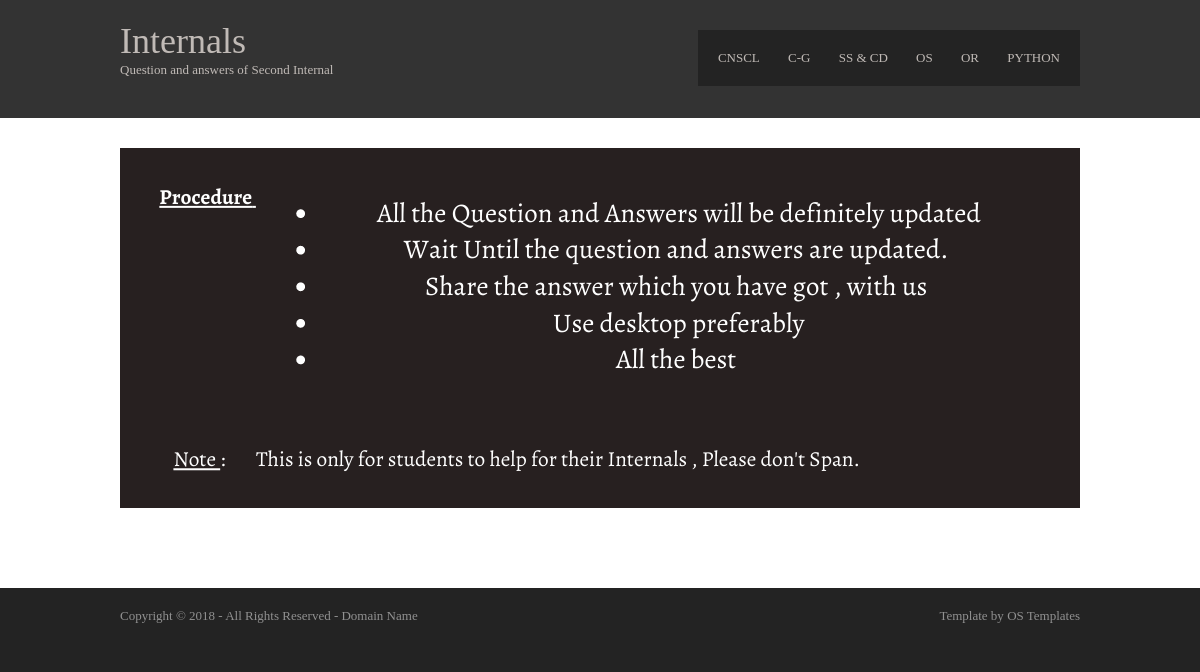
/computergraphics, run on an earlier commit of the app's database.
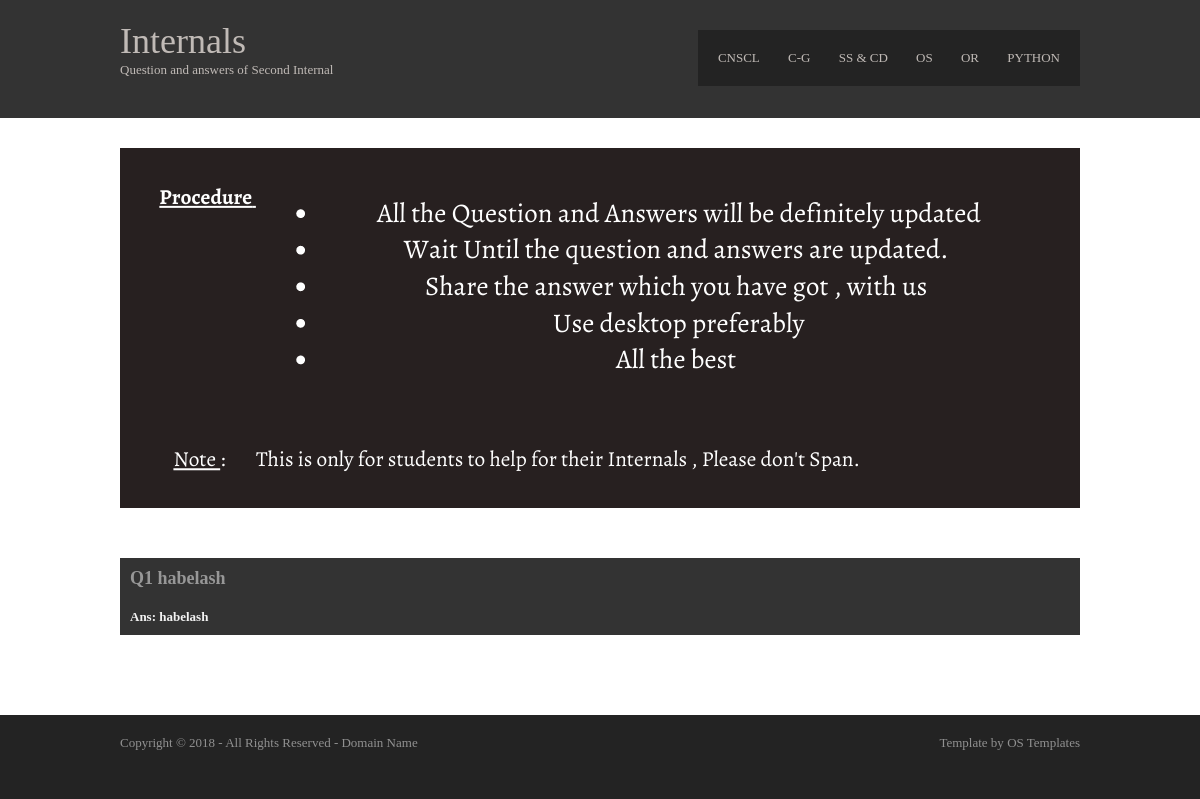
And on a later commit of the database.
### CSE_NOTES/models.py (models this page shows)
class cg(models.Model):
    qno = models.PositiveIntegerField()
    question = models.TextField()
    answer = models.TextField()

### CSE_NOTES/views.py (the view)
# urls.py: path('computergraphics', views.computergraphics, name="cg"),
def computergraphics(request):
    anss = cg.objects.all()
    return render(request, "index.html", {'anss': anss})

### templates/index.html (shortened to what this page needs)
{%  load static %}
<!DOCTYPE html>
<html lang="en" dir="ltr">
<head>
<link rel="stylesheet" href="{% static 'styles/layout.css' %}" type="text/css">
</head>
<body>
<div class="wrapper row1">
  <header id="header" class="clear">
    <div id="hgroup">
      <h1><a href="#">Internals</a></h1>
      <h2>Question and answers of Second Internal </h2>
    </div>
    <nav>
      <ul>
        <li><a href="http://127.0.0.1:8000/cryptography">CNSCL</a></li>
        <li><a href="http://127.0.0.1:8000/computergraphics">C-G</a></li>
        <li><a href="http://127.0.0.1:8000/systemsofware">SS & CD</a></li>
        <li><a href="http://127.0.0.1:8000/operatingsystem">OS</a></li>
        <li><a href="http://127.0.0.1:8000/operationalresearch">OR</a></li>
        <li class="last"><a href="http://127.0.0.1:8000/python">PYTHON</a></li>
      </ul>
    </nav>
  </header>
</div>
<div class="wrapper row2">
  <div id="container" class="clear">
    <section id="slider"><a href="#"><img src="{%  static 'images/demo/690x360.PNG' %}" alt=""></a></section>
      <section id="slider">
        {% for ans in anss %}
            <div class="question">Q{{ ans.qno }} {{ ans.question }}</div>
            <div class="answer">Ans: {{ ans.answer }}</div>
        {% endfor %}
       </section>
    </div>
  </div>
<div class="wrapper row3">
  <footer id="footer" class="clear">
    <p class="fl_left">Copyright &copy; 2018 - All Rights Reserved - <a href="#">Domain Name</a></p>
    <p class="fl_right">Template by <a target="_blank" href="https://www.os-templates.com/" title="Free Website Templates">OS Templates</a></p>
  </footer>
</div>
</body>
</html>

What changed in the data, as far as the page shows it:
added cg: qno "1", question "habelash", answer "habelash"
